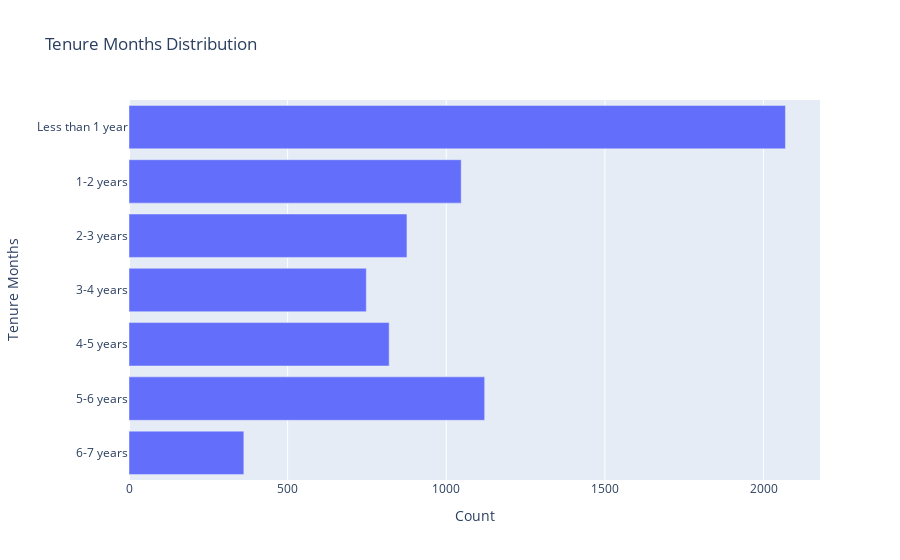

The code cell stored with this chart in its notebook:
### Markdown cell above
### Tenure

### Code cell
def tenure_months_distribution(y, agg):
    mapper = {
        0: "Less than 1 year",
        1: "1-2 years",
        2: "2-3 years",
        3: "3-4 years",
        4: "4-5 years",
        5: "5-6 years",
        6: "6-7 years"
    }

    if y == "Count":
        temp = pd.DataFrame((df["Tenure Months"] // 12).replace(mapper).value_counts()).reset_index()
        temp.columns = ["Tenure Months", "Count"]
    elif y != "Count":
        temp = df[["Tenure Months", y]]
        temp["Tenure Months"] = (temp["Tenure Months"] // 12).replace(mapper)

        if agg == "Sum":
            temp = temp.groupby("Tenure Months").sum().reset_index()
        elif agg == "Mean":
            temp = temp.groupby("Tenure Months").mean().reset_index()
        else:
            temp = temp.groupby("Tenure Months").median().reset_index()
            
    fig = px.bar(temp, y="Tenure Months", x = y,
                category_orders={"Tenure Months": list(mapper.values())},
                title = "Tenure Months Distribution")
    return fig

tenure_months_distribution(y="Count", agg="Median")

### Figure 1 — Plotly figure (JSON) as saved in the notebook; plotly's stock layout.template omitted (floating-point values rounded to 4 significant figures)
{"data": [{"alignmentgroup": "True", "hovertemplate": "Count=%{x}<br>Tenure Months=%{y}<extra></extra>", "legendgroup": "", "marker": {"color": "#636efa", "pattern": {"shape": ""}}, "name": "", "offsetgroup": "", "orientation": "h", "showlegend": false, "textposition": "auto", "type": "bar", "x": [2069, 1121, 1047, 876, 820, 748, 362], "xaxis": "x", "y": ["Less than 1 year", "5-6 years", "1-2 years", "2-3 years", "4-5 years", "3-4 years", "6-7 years"], "yaxis": "y"}], "layout": {"barmode": "relative", "legend": {"tracegroupgap": 0}, "title": {"text": "Tenure Months Distribution"}, "xaxis": {"anchor": "y", "domain": [0, 1], "title": {"text": "Count"}}, "yaxis": {"anchor": "x", "categoryarray": ["6-7 years", "5-6 years", "4-5 years", "3-4 years", "2-3 years", "1-2 years", "Less than 1 year"], "categoryorder": "array", "domain": [0, 1], "title": {"text": "Tenure Months"}}}}
